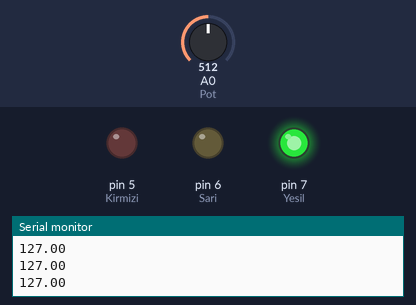
A sketch run on a simulated Arduino Uno, built with avr-gcc and run on an emulated ATmega328P. Parts: output pins drawn as LEDs (lit = HIGH), the last lines printed to the serial monitor. The inputs (shaded band) are chosen by the test bench; at power-on: A0 (Pot) = 512. Pins used as bus, display or sensor lines are not drawn.

Above: at 1.2 s.
1.3 s: A0 (Pot) set to 614
2.8 s: A0 (Pot) set to 632
At 4.0 s:
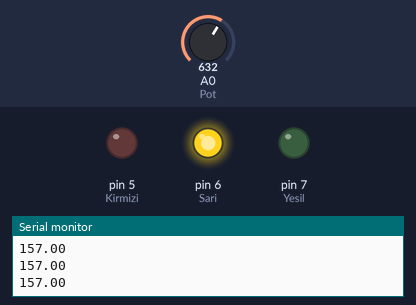
4.3 s: A0 (Pot) set to 804
5.8 s: A0 (Pot) set to 832
At 6.6 s:
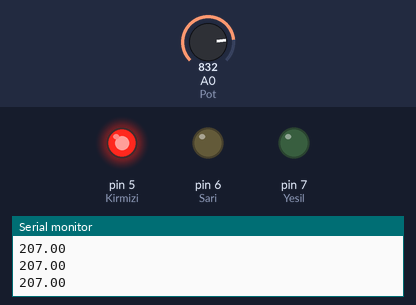
7.3 s: A0 (Pot) set to 306
At 7.6 s:
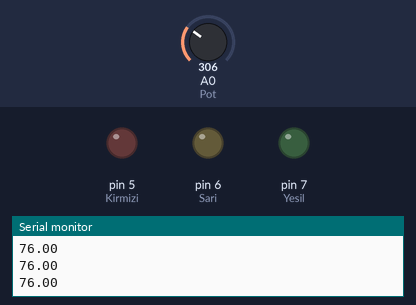
8.8 s: A0 (Pot) set to 404
10.3 s: A0 (Pot) set to 433
At 11.0 s:
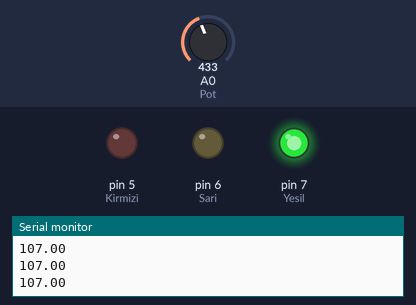
Timing chart, 0 to 12.8 s (numbered marks = the images above; inputs shaded):
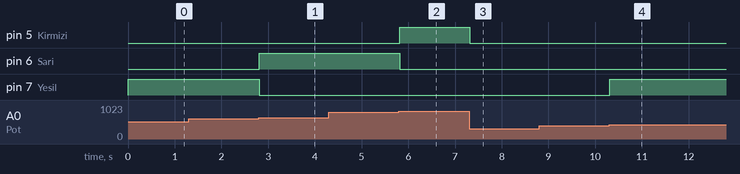

Measured:
- the behaviour switches between 621 and 622 on A0 (Pot) (found by bisection; images 0 and 1)
- the behaviour switches between 822 and 823 on A0 (Pot) (found by bisection; images 1 and 2)
- the behaviour switches between 421 and 422 on A0 (Pot) (found by bisection; images 3 and 4)
- after the input at 2.8 s, pin 6 (Sari): LOW → HIGH at once; pin 7 (Yesil): HIGH → LOW at once
- after the input at 5.8 s, pin 5 (Kirmizi): LOW → HIGH at once; pin 6 (Sari): HIGH → LOW at once
- after the input at 7.3 s, pin 5 (Kirmizi): HIGH → LOW at once
- after the input at 10.3 s, pin 7 (Yesil): LOW → HIGH at once

The sketch:

Pot_ayarli_motor.ino
```cpp
#define Pot A0
#define DC 3
#define Kirmizi 5
#define Sari 6
#define Yesil 7

void setup() {

  pinMode(Kirmizi,OUTPUT);
  pinMode(Sari,OUTPUT);
  pinMode(Yesil,OUTPUT);
  pinMode(DC, OUTPUT);
  Serial.begin(9600);


}

void loop() {
   float potdeger = analogRead(Pot);
   potdeger = map(potdeger,0,1023,0,255);

   analogWrite(DC,potdeger);

   Serial.println(potdeger);

   if(potdeger<105){
    digitalWrite(Kirmizi,LOW);
    digitalWrite(Sari,LOW);
    digitalWrite(Yesil,LOW);
   }

   if(potdeger>=105 && potdeger < 155){
    digitalWrite(Kirmizi,LOW);
    digitalWrite(Sari,LOW);
    digitalWrite(Yesil,HIGH);

   }

   if(potdeger>=155 && potdeger < 205){
    digitalWrite(Kirmizi,LOW);
    digitalWrite(Sari,HIGH);
    digitalWrite(Yesil,LOW);

   }

   if(potdeger>=205 && potdeger < 255){
    digitalWrite(Kirmizi,HIGH);
    digitalWrite(Sari,LOW);
    digitalWrite(Yesil,LOW);

   }


}
```
